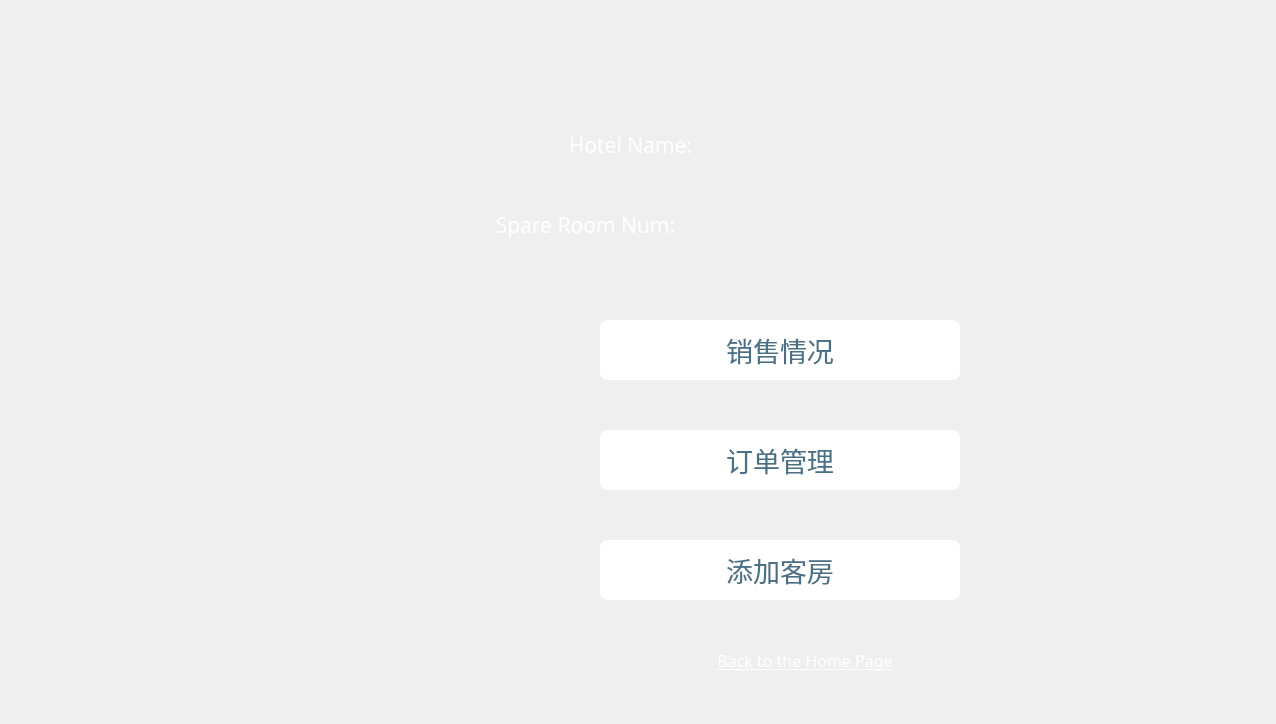
<?xml version="1.0" encoding="UTF-8"?>
<ui version="4.0">
 <class>hotelShow</class>
 <widget class="QWidget" name="hotelShow">
  <property name="geometry">
   <rect>
    <x>0</x>
    <y>0</y>
    <width>1276</width>
    <height>724</height>
   </rect>
  </property>
  <property name="minimumSize">
   <size>
    <width>1276</width>
    <height>724</height>
   </size>
  </property>
  <property name="maximumSize">
   <size>
    <width>1276</width>
    <height>724</height>
   </size>
  </property>
  <property name="windowTitle">
   <string>Form</string>
  </property>
  <widget class="QFrame" name="frame">
   <property name="geometry">
    <rect>
     <x>0</x>
     <y>0</y>
     <width>1276</width>
     <height>724</height>
    </rect>
   </property>
   <property name="styleSheet">
    <string notr="true">#frame{border-image: url(:/Picture/hotelshow.jpg);border-top-left-radius:15px;border-top-right-radius:15px;border-bottom-left-radius:15px;border-bottom-right-radius:15px;}</string>
   </property>
   <property name="frameShape">
    <enum>QFrame::StyledPanel</enum>
   </property>
   <property name="frameShadow">
    <enum>QFrame::Raised</enum>
   </property>
   <widget class="QLabel" name="hotel_name">
    <property name="geometry">
     <rect>
      <x>760</x>
      <y>120</y>
      <width>451</width>
      <height>50</height>
     </rect>
    </property>
    <property name="font">
     <font>
      <family>华文新魏</family>
      <pointsize>16</pointsize>
     </font>
    </property>
    <property name="styleSheet">
     <string notr="true">color: rgb(255, 255, 255);</string>
    </property>
    <property name="text">
     <string/>
    </property>
   </widget>
   <widget class="QLabel" name="free_num">
    <property name="geometry">
     <rect>
      <x>760</x>
      <y>200</y>
      <width>450</width>
      <height>50</height>
     </rect>
    </property>
    <property name="font">
     <font>
      <family>华文新魏</family>
      <pointsize>16</pointsize>
     </font>
    </property>
    <property name="styleSheet">
     <string notr="true">color: rgb(255, 255, 255);</string>
    </property>
    <property name="text">
     <string/>
    </property>
   </widget>
   <widget class="QPushButton" name="showSale">
    <property name="geometry">
     <rect>
      <x>600</x>
      <y>320</y>
      <width>360</width>
      <height>60</height>
     </rect>
    </property>
    <property name="font">
     <font>
      <family>华文新魏</family>
      <pointsize>20</pointsize>
     </font>
    </property>
    <property name="styleSheet">
     <string notr="true">background-color:rgb(255,255,255);border: 3px solid white;border-radius:8px;color:rgb(74,112,133);</string>
    </property>
    <property name="text">
     <string>销售情况</string>
    </property>
   </widget>
   <widget class="QPushButton" name="manage_order">
    <property name="geometry">
     <rect>
      <x>600</x>
      <y>430</y>
      <width>360</width>
      <height>60</height>
     </rect>
    </property>
    <property name="font">
     <font>
      <family>华文新魏</family>
      <pointsize>20</pointsize>
     </font>
    </property>
    <property name="styleSheet">
     <string notr="true">background-color:rgb(255,255,255);border: 3px solid white;border-radius:8px;color:rgb(74,112,133);</string>
    </property>
    <property name="text">
     <string>订单管理</string>
    </property>
   </widget>
   <widget class="QPushButton" name="add_room">
    <property name="geometry">
     <rect>
      <x>600</x>
      <y>540</y>
      <width>360</width>
      <height>60</height>
     </rect>
    </property>
    <property name="font">
     <font>
      <family>华文新魏</family>
      <pointsize>20</pointsize>
     </font>
    </property>
    <property name="styleSheet">
     <string notr="true">background-color:rgb(255,255,255);border: 3px solid white;border-radius:8px;color:rgb(74,112,133);</string>
    </property>
    <property name="text">
     <string>添加客房</string>
    </property>
   </widget>
   <widget class="QPushButton" name="pushButton">
    <property name="geometry">
     <rect>
      <x>620</x>
      <y>630</y>
      <width>370</width>
      <height>61</height>
     </rect>
    </property>
    <property name="font">
     <font>
      <family>Segoe Print</family>
      <pointsize>12</pointsize>
      <underline>true</underline>
     </font>
    </property>
    <property name="styleSheet">
     <string notr="true">border-radius:10px;padding:2px 4px;color: white;</string>
    </property>
    <property name="text">
     <string>Back to the Home Page</string>
    </property>
   </widget>
   <widget class="QLabel" name="label_8">
    <property name="geometry">
     <rect>
      <x>530</x>
      <y>120</y>
      <width>201</width>
      <height>50</height>
     </rect>
    </property>
    <property name="font">
     <font>
      <family>Segoe Print</family>
      <pointsize>16</pointsize>
     </font>
    </property>
    <property name="styleSheet">
     <string notr="true">color: rgb(255, 255, 255);</string>
    </property>
    <property name="text">
     <string>Hotel Name:</string>
    </property>
    <property name="alignment">
     <set>Qt::AlignCenter</set>
    </property>
   </widget>
   <widget class="QLabel" name="label_9">
    <property name="geometry">
     <rect>
      <x>430</x>
      <y>200</y>
      <width>311</width>
      <height>50</height>
     </rect>
    </property>
    <property name="font">
     <font>
      <family>Segoe Print</family>
      <pointsize>16</pointsize>
     </font>
    </property>
    <property name="styleSheet">
     <string notr="true">color: rgb(255, 255, 255);</string>
    </property>
    <property name="text">
     <string>Spare Room Num:</string>
    </property>
    <property name="alignment">
     <set>Qt::AlignCenter</set>
    </property>
   </widget>
   <widget class="QLabel" name="label_4">
    <property name="geometry">
     <rect>
      <x>580</x>
      <y>620</y>
      <width>111</width>
      <height>81</height>
     </rect>
    </property>
    <property name="text">
     <string>&lt;html&gt;&lt;head/&gt;&lt;body&gt;&lt;p&gt;&lt;img src=&quot;:/Picture/arrowRight.png&quot;/&gt;&lt;/p&gt;&lt;/body&gt;&lt;/html&gt;</string>
    </property>
   </widget>
  </widget>
 </widget>
 <resources/>
 <connections/>
</ui>
